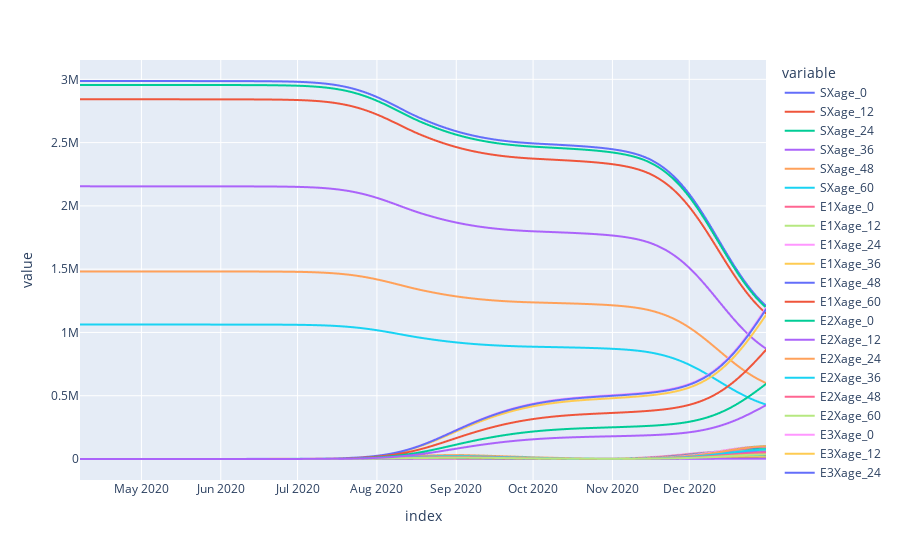

The code cell stored with this chart in its notebook:
### Code cell
m.get_outputs_df().plot()

### Figure 1 — Plotly figure (JSON) as saved in the notebook; plotly's stock layout.template omitted (floating-point values rounded to 4 significant figures; data arrays with more than 128 entries replaced by an {"elided": "..."} marker saying what was removed)
{"data": [{"hovertemplate": "variable=SXage_0<br>index=%{x}<br>value=%{y}<extra></extra>", "legendgroup": "SXage_0", "line": {"color": "#636efa", "dash": "solid"}, "marker": {"symbol": "circle"}, "mode": "lines", "name": "SXage_0", "showlegend": true, "type": "scattergl", "x": {"elided": "269 str values"}, "xaxis": "x", "y": {"elided": "269 float values"}, "yaxis": "y"}, {"hovertemplate": "variable=SXage_12<br>index=%{x}<br>value=%{y}<extra></extra>", "legendgroup": "SXage_12", "line": {"color": "#EF553B", "dash": "solid"}, "marker": {"symbol": "circle"}, "mode": "lines", "name": "SXage_12", "showlegend": true, "type": "scattergl", "x": {"elided": "269 str values"}, "xaxis": "x", "y": {"elided": "269 float values"}, "yaxis": "y"}, {"hovertemplate": "variable=SXage_24<br>index=%{x}<br>value=%{y}<extra></extra>", "legendgroup": "SXage_24", "line": {"color": "#00cc96", "dash": "solid"}, "marker": {"symbol": "circle"}, "mode": "lines", "name": "SXage_24", "showlegend": true, "type": "scattergl", "x": {"elided": "269 str values"}, "xaxis": "x", "y": {"elided": "269 float values"}, "yaxis": "y"}, {"hovertemplate": "variable=SXage_36<br>index=%{x}<br>value=%{y}<extra></extra>", "legendgroup": "SXage_36", "line": {"color": "#ab63fa", "dash": "solid"}, "marker": {"symbol": "circle"}, "mode": "lines", "name": "SXage_36", "showlegend": true, "type": "scattergl", "x": {"elided": "269 str values"}, "xaxis": "x", "y": {"elided": "269 float values"}, "yaxis": "y"}, {"hovertemplate": "variable=SXage_48<br>index=%{x}<br>value=%{y}<extra></extra>", "legendgroup": "SXage_48", "line": {"color": "#FFA15A", "dash": "solid"}, "marker": {"symbol": "circle"}, "mode": "lines", "name": "SXage_48", "showlegend": true, "type": "scattergl", "x": {"elided": "269 str values"}, "xaxis": "x", "y": {"elided": "269 float values"}, "yaxis": "y"}, {"hovertemplate": "variable=SXage_60<br>index=%{x}<br>value=%{y}<extra></extra>", "legendgroup": "SXage_60", "line": {"color": "#19d3f3", "dash": "solid"}, "marker": {"symbol": "circle"}, "mode": "lines", "name": "SXage_60", "showlegend": true, "type": "scattergl", "x": {"elided": "269 str values"}, "xaxis": "x", "y": {"elided": "269 float values"}, "yaxis": "y"}, {"hovertemplate": "variable=E1Xage_0<br>index=%{x}<br>value=%{y}<extra></extra>", "legendgroup": "E1Xage_0", "line": {"color": "#FF6692", "dash": "solid"}, "marker": {"symbol": "circle"}, "mode": "lines", "name": "E1Xage_0", "showlegend": true, "type": "scattergl", "x": {"elided": "269 str values"}, "xaxis": "x", "y": {"elided": "269 float values"}, "yaxis": "y"}, {"hovertemplate": "variable=E1Xage_12<br>index=%{x}<br>value=%{y}<extra></extra>", "legendgroup": "E1Xage_12", "line": {"color": "#B6E880", "dash": "solid"}, "marker": {"symbol": "circle"}, "mode": "lines", "name": "E1Xage_12", "showlegend": true, "type": "scattergl", "x": {"elided": "269 str values"}, "xaxis": "x", "y": {"elided": "269 float values"}, "yaxis": "y"}, {"hovertemplate": "variable=E1Xage_24<br>index=%{x}<br>value=%{y}<extra></extra>", "legendgroup": "E1Xage_24", "line": {"color": "#FF97FF", "dash": "solid"}, "marker": {"symbol": "circle"}, "mode": "lines", "name": "E1Xage_24", "showlegend": true, "type": "scattergl", "x": {"elided": "269 str values"}, "xaxis": "x", "y": {"elided": "269 float values"}, "yaxis": "y"}, {"hovertemplate": "variable=E1Xage_36<br>index=%{x}<br>value=%{y}<extra></extra>", "legendgroup": "E1Xage_36", "line": {"color": "#FECB52", "dash": "solid"}, "marker": {"symbol": "circle"}, "mode": "lines", "name": "E1Xage_36", "showlegend": true, "type": "scattergl", "x": {"elided": "269 str values"}, "xaxis": "x", "y": {"elided": "269 float values"}, "yaxis": "y"}, {"hovertemplate": "variable=E1Xage_48<br>index=%{x}<br>value=%{y}<extra></extra>", "legendgroup": "E1Xage_48", "line": {"color": "#636efa", "dash": "solid"}, "marker": {"symbol": "circle"}, "mode": "lines", "name": "E1Xage_48", "showlegend": true, "type": "scattergl", "x": {"elided": "269 str values"}, "xaxis": "x", "y": {"elided": "269 float values"}, "yaxis": "y"}, {"hovertemplate": "variable=E1Xage_60<br>index=%{x}<br>value=%{y}<extra></extra>", "legendgroup": "E1Xage_60", "line": {"color": "#EF553B", "dash": "solid"}, "marker": {"symbol": "circle"}, "mode": "lines", "name": "E1Xage_60", "showlegend": true, "type": "scattergl", "x": {"elided": "269 str values"}, "xaxis": "x", "y": {"elided": "269 float values"}, "yaxis": "y"}, {"hovertemplate": "variable=E2Xage_0<br>index=%{x}<br>value=%{y}<extra></extra>", "legendgroup": "E2Xage_0", "line": {"color": "#00cc96", "dash": "solid"}, "marker": {"symbol": "circle"}, "mode": "lines", "name": "E2Xage_0", "showlegend": true, "type": "scattergl", "x": {"elided": "269 str values"}, "xaxis": "x", "y": {"elided": "269 float values"}, "yaxis": "y"}, {"hovertemplate": "variable=E2Xage_12<br>index=%{x}<br>value=%{y}<extra></extra>", "legendgroup": "E2Xage_12", "line": {"color": "#ab63fa", "dash": "solid"}, "marker": {"symbol": "circle"}, "mode": "lines", "name": "E2Xage_12", "showlegend": true, "type": "scattergl", "x": {"elided": "269 str values"}, "xaxis": "x", "y": {"elided": "269 float values"}, "yaxis": "y"}, {"hovertemplate": "variable=E2Xage_24<br>index=%{x}<br>value=%{y}<extra></extra>", "legendgroup": "E2Xage_24", "line": {"color": "#FFA15A", "dash": "solid"}, "marker": {"symbol": "circle"}, "mode": "lines", "name": "E2Xage_24", "showlegend": true, "type": "scattergl", "x": {"elided": "269 str values"}, "xaxis": "x", "y": {"elided": "269 float values"}, "yaxis": "y"}, {"hovertemplate": "variable=E2Xage_36<br>index=%{x}<br>value=%{y}<extra></extra>", "legendgroup": "E2Xage_36", "line": {"color": "#19d3f3", "dash": "solid"}, "marker": {"symbol": "circle"}, "mode": "lines", "name": "E2Xage_36", "showlegend": true, "type": "scattergl", "x": {"elided": "269 str values"}, "xaxis": "x", "y": {"elided": "269 float values"}, "yaxis": "y"}, {"hovertemplate": "variable=E2Xage_48<br>index=%{x}<br>value=%{y}<extra></extra>", "legendgroup": "E2Xage_48", "line": {"color": "#FF6692", "dash": "solid"}, "marker": {"symbol": "circle"}, "mode": "lines", "name": "E2Xage_48", "showlegend": true, "type": "scattergl", "x": {"elided": "269 str values"}, "xaxis": "x", "y": {"elided": "269 float values"}, "yaxis": "y"}, {"hovertemplate": "variable=E2Xage_60<br>index=%{x}<br>value=%{y}<extra></extra>", "legendgroup": "E2Xage_60", "line": {"color": "#B6E880", "dash": "solid"}, "marker": {"symbol": "circle"}, "mode": "lines", "name": "E2Xage_60", "showlegend": true, "type": "scattergl", "x": {"elided": "269 str values"}, "xaxis": "x", "y": {"elided": "269 float values"}, "yaxis": "y"}, {"hovertemplate": "variable=E3Xage_0<br>index=%{x}<br>value=%{y}<extra></extra>", "legendgroup": "E3Xage_0", "line": {"color": "#FF97FF", "dash": "solid"}, "marker": {"symbol": "circle"}, "mode": "lines", "name": "E3Xage_0", "showlegend": true, "type": "scattergl", "x": {"elided": "269 str values"}, "xaxis": "x", "y": {"elided": "269 float values"}, "yaxis": "y"}, {"hovertemplate": "variable=E3Xage_12<br>index=%{x}<br>value=%{y}<extra></extra>", "legendgroup": "E3Xage_12", "line": {"color": "#FECB52", "dash": "solid"}, "marker": {"symbol": "circle"}, "mode": "lines", "name": "E3Xage_12", "showlegend": true, "type": "scattergl", "x": {"elided": "269 str values"}, "xaxis": "x", "y": {"elided": "269 float values"}, "yaxis": "y"}, {"hovertemplate": "variable=E3Xage_24<br>index=%{x}<br>value=%{y}<extra></extra>", "legendgroup": "E3Xage_24", "line": {"color": "#636efa", "dash": "solid"}, "marker": {"symbol": "circle"}, "mode": "lines", "name": "E3Xage_24", "showlegend": true, "type": "scattergl", "x": {"elided": "269 str values"}, "xaxis": "x", "y": {"elided": "269 float values"}, "yaxis": "y"}, {"hovertemplate": "variable=E3Xage_36<br>index=%{x}<br>value=%{y}<extra></extra>", "legendgroup": "E3Xage_36", "line": {"color": "#EF553B", "dash": "solid"}, "marker": {"symbol": "circle"}, "mode": "lines", "name": "E3Xage_36", "showlegend": true, "type": "scattergl", "x": {"elided": "269 str values"}, "xaxis": "x", "y": {"elided": "269 float values"}, "yaxis": "y"}, {"hovertemplate": "variable=E3Xage_48<br>index=%{x}<br>value=%{y}<extra></extra>", "legendgroup": "E3Xage_48", "line": {"color": "#00cc96", "dash": "solid"}, "marker": {"symbol": "circle"}, "mode": "lines", "name": "E3Xage_48", "showlegend": true, "type": "scattergl", "x": {"elided": "269 str values"}, "xaxis": "x", "y": {"elided": "269 float values"}, "yaxis": "y"}, {"hovertemplate": "variable=E3Xage_60<br>index=%{x}<br>value=%{y}<extra></extra>", "legendgroup": "E3Xage_60", "line": {"color": "#ab63fa", "dash": "solid"}, "marker": {"symbol": "circle"}, "mode": "lines", "name": "E3Xage_60", "showlegend": true, "type": "scattergl", "x": {"elided": "269 str values"}, "xaxis": "x", "y": {"elided": "269 float values"}, "yaxis": "y"}, {"hovertemplate": "variable=E4Xage_0<br>index=%{x}<br>value=%{y}<extra></extra>", "legendgroup": "E4Xage_0", "line": {"color": "#FFA15A", "dash": "solid"}, "marker": {"symbol": "circle"}, "mode": "lines", "name": "E4Xage_0", "showlegend": true, "type": "scattergl", "x": {"elided": "269 str values"}, "xaxis": "x", "y": {"elided": "269 float values"}, "yaxis": "y"}, {"hovertemplate": "variable=E4Xage_12<br>index=%{x}<br>value=%{y}<extra></extra>", "legendgroup": "E4Xage_12", "line": {"color": "#19d3f3", "dash": "solid"}, "marker": {"symbol": "circle"}, "mode": "lines", "name": "E4Xage_12", "showlegend": true, "type": "scattergl", "x": {"elided": "269 str values"}, "xaxis": "x", "y": {"elided": "269 float values"}, "yaxis": "y"}, {"hovertemplate": "variable=E4Xage_24<br>index=%{x}<br>value=%{y}<extra></extra>", "legendgroup": "E4Xage_24", "line": {"color": "#FF6692", "dash": "solid"}, "marker": {"symbol": "circle"}, "mode": "lines", "name": "E4Xage_24", "showlegend": true, "type": "scattergl", "x": {"elided": "269 str values"}, "xaxis": "x", "y": {"elided": "269 float values"}, "yaxis": "y"}, {"hovertemplate": "variable=E4Xage_36<br>index=%{x}<br>value=%{y}<extra></extra>", "legendgroup": "E4Xage_36", "line": {"color": "#B6E880", "dash": "solid"}, "marker": {"symbol": "circle"}, "mode": "lines", "name": "E4Xage_36", "showlegend": true, "type": "scattergl", "x": {"elided": "269 str values"}, "xaxis": "x", "y": {"elided": "269 float values"}, "yaxis": "y"}, {"hovertemplate": "variable=E4Xage_48<br>index=%{x}<br>value=%{y}<extra></extra>", "legendgroup": "E4Xage_48", "line": {"color": "#FF97FF", "dash": "solid"}, "marker": {"symbol": "circle"}, "mode": "lines", "name": "E4Xage_48", "showlegend": true, "type": "scattergl", "x": {"elided": "269 str values"}, "xaxis": "x", "y": {"elided": "269 float values"}, "yaxis": "y"}, {"hovertemplate": "variable=E4Xage_60<br>index=%{x}<br>value=%{y}<extra></extra>", "legendgroup": "E4Xage_60", "line": {"color": "#FECB52", "dash": "solid"}, "marker": {"symbol": "circle"}, "mode": "lines", "name": "E4Xage_60", "showlegend": true, "type": "scattergl", "x": {"elided": "269 str values"}, "xaxis": "x", "y": {"elided": "269 float values"}, "yaxis": "y"}, {"hovertemplate": "variable=I1Xage_0<br>index=%{x}<br>value=%{y}<extra></extra>", "legendgroup": "I1Xage_0", "line": {"color": "#636efa", "dash": "solid"}, "marker": {"symbol": "circle"}, "mode": "lines", "name": "I1Xage_0", "showlegend": true, "type": "scattergl", "x": {"elided": "269 str values"}, "xaxis": "x", "y": {"elided": "269 float values"}, "yaxis": "y"}, {"hovertemplate": "variable=I1Xage_12<br>index=%{x}<br>value=%{y}<extra></extra>", "legendgroup": "I1Xage_12", "line": {"color": "#EF553B", "dash": "solid"}, "marker": {"symbol": "circle"}, "mode": "lines", "name": "I1Xage_12", "showlegend": true, "type": "scattergl", "x": {"elided": "269 str values"}, "xaxis": "x", "y": {"elided": "269 float values"}, "yaxis": "y"}, {"hovertemplate": "variable=I1Xage_24<br>index=%{x}<br>value=%{y}<extra></extra>", "legendgroup": "I1Xage_24", "line": {"color": "#00cc96", "dash": "solid"}, "marker": {"symbol": "circle"}, "mode": "lines", "name": "I1Xage_24", "showlegend": true, "type": "scattergl", "x": {"elided": "269 str values"}, "xaxis": "x", "y": {"elided": "269 float values"}, "yaxis": "y"}, {"hovertemplate": "variable=I1Xage_36<br>index=%{x}<br>value=%{y}<extra></extra>", "legendgroup": "I1Xage_36", "line": {"color": "#ab63fa", "dash": "solid"}, "marker": {"symbol": "circle"}, "mode": "lines", "name": "I1Xage_36", "showlegend": true, "type": "scattergl", "x": {"elided": "269 str values"}, "xaxis": "x", "y": {"elided": "269 float values"}, "yaxis": "y"}, {"hovertemplate": "variable=I1Xage_48<br>index=%{x}<br>value=%{y}<extra></extra>", "legendgroup": "I1Xage_48", "line": {"color": "#FFA15A", "dash": "solid"}, "marker": {"symbol": "circle"}, "mode": "lines", "name": "I1Xage_48", "showlegend": true, "type": "scattergl", "x": {"elided": "269 str values"}, "xaxis": "x", "y": {"elided": "269 float values"}, "yaxis": "y"}, {"hovertemplate": "variable=I1Xage_60<br>index=%{x}<br>value=%{y}<extra></extra>", "legendgroup": "I1Xage_60", "line": {"color": "#19d3f3", "dash": "solid"}, "marker": {"symbol": "circle"}, "mode": "lines", "name": "I1Xage_60", "showlegend": true, "type": "scattergl", "x": {"elided": "269 str values"}, "xaxis": "x", "y": {"elided": "269 float values"}, "yaxis": "y"}, {"hovertemplate": "variable=I2Xage_0<br>index=%{x}<br>value=%{y}<extra></extra>", "legendgroup": "I2Xage_0", "line": {"color": "#FF6692", "dash": "solid"}, "marker": {"symbol": "circle"}, "mode": "lines", "name": "I2Xage_0", "showlegend": true, "type": "scattergl", "x": {"elided": "269 str values"}, "xaxis": "x", "y": {"elided": "269 float values"}, "yaxis": "y"}, {"hovertemplate": "variable=I2Xage_12<br>index=%{x}<br>value=%{y}<extra></extra>", "legendgroup": "I2Xage_12", "line": {"color": "#B6E880", "dash": "solid"}, "marker": {"symbol": "circle"}, "mode": "lines", "name": "I2Xage_12", "showlegend": true, "type": "scattergl", "x": {"elided": "269 str values"}, "xaxis": "x", "y": {"elided": "269 float values"}, "yaxis": "y"}, {"hovertemplate": "variable=I2Xage_24<br>index=%{x}<br>value=%{y}<extra></extra>", "legendgroup": "I2Xage_24", "line": {"color": "#FF97FF", "dash": "solid"}, "marker": {"symbol": "circle"}, "mode": "lines", "name": "I2Xage_24", "showlegend": true, "type": "scattergl", "x": {"elided": "269 str values"}, "xaxis": "x", "y": {"elided": "269 float values"}, "yaxis": "y"}, {"hovertemplate": "variable=I2Xage_36<br>index=%{x}<br>value=%{y}<extra></extra>", "legendgroup": "I2Xage_36", "line": {"color": "#FECB52", "dash": "solid"}, "marker": {"symbol": "circle"}, "mode": "lines", "name": "I2Xage_36", "showlegend": true, "type": "scattergl", "x": {"elided": "269 str values"}, "xaxis": "x", "y": {"elided": "269 float values"}, "yaxis": "y"}, {"hovertemplate": "variable=I2Xage_48<br>index=%{x}<br>value=%{y}<extra></extra>", "legendgroup": "I2Xage_48", "line": {"color": "#636efa", "dash": "solid"}, "marker": {"symbol": "circle"}, "mode": "lines", "name": "I2Xage_48", "showlegend": true, "type": "scattergl", "x": {"elided": "269 str values"}, "xaxis": "x", "y": {"elided": "269 float values"}, "yaxis": "y"}, {"hovertemplate": "variable=I2Xage_60<br>index=%{x}<br>value=%{y}<extra></extra>", "legendgroup": "I2Xage_60", "line": {"color": "#EF553B", "dash": "solid"}, "marker": {"symbol": "circle"}, "mode": "lines", "name": "I2Xage_60", "showlegend": true, "type": "scattergl", "x": {"elided": "269 str values"}, "xaxis": "x", "y": {"elided": "269 float values"}, "yaxis": "y"}, {"hovertemplate": "variable=I3Xage_0<br>index=%{x}<br>value=%{y}<extra></extra>", "legendgroup": "I3Xage_0", "line": {"color": "#00cc96", "dash": "solid"}, "marker": {"symbol": "circle"}, "mode": "lines", "name": "I3Xage_0", "showlegend": true, "type": "scattergl", "x": {"elided": "269 str values"}, "xaxis": "x", "y": {"elided": "269 float values"}, "yaxis": "y"}, {"hovertemplate": "variable=I3Xage_12<br>index=%{x}<br>value=%{y}<extra></extra>", "legendgroup": "I3Xage_12", "line": {"color": "#ab63fa", "dash": "solid"}, "marker": {"symbol": "circle"}, "mode": "lines", "name": "I3Xage_12", "showlegend": true, "type": "scattergl", "x": {"elided": "269 str values"}, "xaxis": "x", "y": {"elided": "269 float values"}, "yaxis": "y"}, {"hovertemplate": "variable=I3Xage_24<br>index=%{x}<br>value=%{y}<extra></extra>", "legendgroup": "I3Xage_24", "line": {"color": "#FFA15A", "dash": "solid"}, "marker": {"symbol": "circle"}, "mode": "lines", "name": "I3Xage_24", "showlegend": true, "type": "scattergl", "x": {"elided": "269 str values"}, "xaxis": "x", "y": {"elided": "269 float values"}, "yaxis": "y"}, {"hovertemplate": "variable=I3Xage_36<br>index=%{x}<br>value=%{y}<extra></extra>", "legendgroup": "I3Xage_36", "line": {"color": "#19d3f3", "dash": "solid"}, "marker": {"symbol": "circle"}, "mode": "lines", "name": "I3Xage_36", "showlegend": true, "type": "scattergl", "x": {"elided": "269 str values"}, "xaxis": "x", "y": {"elided": "269 float values"}, "yaxis": "y"}, {"hovertemplate": "variable=I3Xage_48<br>index=%{x}<br>value=%{y}<extra></extra>", "legendgroup": "I3Xage_48", "line": {"color": "#FF6692", "dash": "solid"}, "marker": {"symbol": "circle"}, "mode": "lines", "name": "I3Xage_48", "showlegend": true, "type": "scattergl", "x": {"elided": "269 str values"}, "xaxis": "x", "y": {"elided": "269 float values"}, "yaxis": "y"}, {"hovertemplate": "variable=I3Xage_60<br>index=%{x}<br>value=%{y}<extra></extra>", "legendgroup": "I3Xage_60", "line": {"color": "#B6E880", "dash": "solid"}, "marker": {"symbol": "circle"}, "mode": "lines", "name": "I3Xage_60", "showlegend": true, "type": "scattergl", "x": {"elided": "269 str values"}, "xaxis": "x", "y": {"elided": "269 float values"}, "yaxis": "y"}, {"hovertemplate": "variable=I4Xage_0<br>index=%{x}<br>value=%{y}<extra></extra>", "legendgroup": "I4Xage_0", "line": {"color": "#FF97FF", "dash": "solid"}, "marker": {"symbol": "circle"}, "mode": "lines", "name": "I4Xage_0", "showlegend": true, "type": "scattergl", "x": {"elided": "269 str values"}, "xaxis": "x", "y": {"elided": "269 float values"}, "yaxis": "y"}, {"hovertemplate": "variable=I4Xage_12<br>index=%{x}<br>value=%{y}<extra></extra>", "legendgroup": "I4Xage_12", "line": {"color": "#FECB52", "dash": "solid"}, "marker": {"symbol": "circle"}, "mode": "lines", "name": "I4Xage_12", "showlegend": true, "type": "scattergl", "x": {"elided": "269 str values"}, "xaxis": "x", "y": {"elided": "269 float values"}, "yaxis": "y"}, {"hovertemplate": "variable=I4Xage_24<br>index=%{x}<br>value=%{y}<extra></extra>", "legendgroup": "I4Xage_24", "line": {"color": "#636efa", "dash": "solid"}, "marker": {"symbol": "circle"}, "mode": "lines", "name": "I4Xage_24", "showlegend": true, "type": "scattergl", "x": {"elided": "269 str values"}, "xaxis": "x", "y": {"elided": "269 float values"}, "yaxis": "y"}, {"hovertemplate": "variable=I4Xage_36<br>index=%{x}<br>value=%{y}<extra></extra>", "legendgroup": "I4Xage_36", "line": {"color": "#EF553B", "dash": "solid"}, "marker": {"symbol": "circle"}, "mode": "lines", "name": "I4Xage_36", "showlegend": true, "type": "scattergl", "x": {"elided": "269 str values"}, "xaxis": "x", "y": {"elided": "269 float values"}, "yaxis": "y"}, {"hovertemplate": "variable=I4Xage_48<br>index=%{x}<br>value=%{y}<extra></extra>", "legendgroup": "I4Xage_48", "line": {"color": "#00cc96", "dash": "solid"}, "marker": {"symbol": "circle"}, "mode": "lines", "name": "I4Xage_48", "showlegend": true, "type": "scattergl", "x": {"elided": "269 str values"}, "xaxis": "x", "y": {"elided": "269 float values"}, "yaxis": "y"}, {"hovertemplate": "variable=I4Xage_60<br>index=%{x}<br>value=%{y}<extra></extra>", "legendgroup": "I4Xage_60", "line": {"color": "#ab63fa", "dash": "solid"}, "marker": {"symbol": "circle"}, "mode": "lines", "name": "I4Xage_60", "showlegend": true, "type": "scattergl", "x": {"elided": "269 str values"}, "xaxis": "x", "y": {"elided": "269 float values"}, "yaxis": "y"}, {"hovertemplate": "variable=Q1Xage_0<br>index=%{x}<br>value=%{y}<extra></extra>", "legendgroup": "Q1Xage_0", "line": {"color": "#FFA15A", "dash": "solid"}, "marker": {"symbol": "circle"}, "mode": "lines", "name": "Q1Xage_0", "showlegend": true, "type": "scattergl", "x": {"elided": "269 str values"}, "xaxis": "x", "y": {"elided": "269 float values"}, "yaxis": "y"}, {"hovertemplate": "variable=Q1Xage_12<br>index=%{x}<br>value=%{y}<extra></extra>", "legendgroup": "Q1Xage_12", "line": {"color": "#19d3f3", "dash": "solid"}, "marker": {"symbol": "circle"}, "mode": "lines", "name": "Q1Xage_12", "showlegend": true, "type": "scattergl", "x": {"elided": "269 str values"}, "xaxis": "x", "y": {"elided": "269 float values"}, "yaxis": "y"}, {"hovertemplate": "variable=Q1Xage_24<br>index=%{x}<br>value=%{y}<extra></extra>", "legendgroup": "Q1Xage_24", "line": {"color": "#FF6692", "dash": "solid"}, "marker": {"symbol": "circle"}, "mode": "lines", "name": "Q1Xage_24", "showlegend": true, "type": "scattergl", "x": {"elided": "269 str values"}, "xaxis": "x", "y": {"elided": "269 float values"}, "yaxis": "y"}, {"hovertemplate": "variable=Q1Xage_36<br>index=%{x}<br>value=%{y}<extra></extra>", "legendgroup": "Q1Xage_36", "line": {"color": "#B6E880", "dash": "solid"}, "marker": {"symbol": "circle"}, "mode": "lines", "name": "Q1Xage_36", "showlegend": true, "type": "scattergl", "x": {"elided": "269 str values"}, "xaxis": "x", "y": {"elided": "269 float values"}, "yaxis": "y"}, {"hovertemplate": "variable=Q1Xage_48<br>index=%{x}<br>value=%{y}<extra></extra>", "legendgroup": "Q1Xage_48", "line": {"color": "#FF97FF", "dash": "solid"}, "marker": {"symbol": "circle"}, "mode": "lines", "name": "Q1Xage_48", "showlegend": true, "type": "scattergl", "x": {"elided": "269 str values"}, "xaxis": "x", "y": {"elided": "269 float values"}, "yaxis": "y"}, {"hovertemplate": "variable=Q1Xage_60<br>index=%{x}<br>value=%{y}<extra></extra>", "legendgroup": "Q1Xage_60", "line": {"color": "#FECB52", "dash": "solid"}, "marker": {"symbol": "circle"}, "mode": "lines", "name": "Q1Xage_60", "showlegend": true, "type": "scattergl", "x": {"elided": "269 str values"}, "xaxis": "x", "y": {"elided": "269 float values"}, "yaxis": "y"}, {"hovertemplate": "variable=Q2Xage_0<br>index=%{x}<br>value=%{y}<extra></extra>", "legendgroup": "Q2Xage_0", "line": {"color": "#636efa", "dash": "solid"}, "marker": {"symbol": "circle"}, "mode": "lines", "name": "Q2Xage_0", "showlegend": true, "type": "scattergl", "x": {"elided": "269 str values"}, "xaxis": "x", "y": {"elided": "269 float values"}, "yaxis": "y"}, {"hovertemplate": "variable=Q2Xage_12<br>index=%{x}<br>value=%{y}<extra></extra>", "legendgroup": "Q2Xage_12", "line": {"color": "#EF553B", "dash": "solid"}, "marker": {"symbol": "circle"}, "mode": "lines", "name": "Q2Xage_12", "showlegend": true, "type": "scattergl", "x": {"elided": "269 str values"}, "xaxis": "x", "y": {"elided": "269 float values"}, "yaxis": "y"}, {"hovertemplate": "variable=Q2Xage_24<br>index=%{x}<br>value=%{y}<extra></extra>", "legendgroup": "Q2Xage_24", "line": {"color": "#00cc96", "dash": "solid"}, "marker": {"symbol": "circle"}, "mode": "lines", "name": "Q2Xage_24", "showlegend": true, "type": "scattergl", "x": {"elided": "269 str values"}, "xaxis": "x", "y": {"elided": "269 float values"}, "yaxis": "y"}, {"hovertemplate": "variable=Q2Xage_36<br>index=%{x}<br>value=%{y}<extra></extra>", "legendgroup": "Q2Xage_36", "line": {"color": "#ab63fa", "dash": "solid"}, "marker": {"symbol": "circle"}, "mode": "lines", "name": "Q2Xage_36", "showlegend": true, "type": "scattergl", "x": {"elided": "269 str values"}, "xaxis": "x", "y": {"elided": "269 float values"}, "yaxis": "y"}, {"hovertemplate": "variable=Q2Xage_48<br>index=%{x}<br>value=%{y}<extra></extra>", "legendgroup": "Q2Xage_48", "line": {"color": "#FFA15A", "dash": "solid"}, "marker": {"symbol": "circle"}, "mode": "lines", "name": "Q2Xage_48", "showlegend": true, "type": "scattergl", "x": {"elided": "269 str values"}, "xaxis": "x", "y": {"elided": "269 float values"}, "yaxis": "y"}, {"hovertemplate": "variable=Q2Xage_60<br>index=%{x}<br>value=%{y}<extra></extra>", "legendgroup": "Q2Xage_60", "line": {"color": "#19d3f3", "dash": "solid"}, "marker": {"symbol": "circle"}, "mode": "lines", "name": "Q2Xage_60", "showlegend": true, "type": "scattergl", "x": {"elided": "269 str values"}, "xaxis": "x", "y": {"elided": "269 float values"}, "yaxis": "y"}, {"hovertemplate": "variable=Q3Xage_0<br>index=%{x}<br>value=%{y}<extra></extra>", "legendgroup": "Q3Xage_0", "line": {"color": "#FF6692", "dash": "solid"}, "marker": {"symbol": "circle"}, "mode": "lines", "name": "Q3Xage_0", "showlegend": true, "type": "scattergl", "x": {"elided": "269 str values"}, "xaxis": "x", "y": {"elided": "269 float values"}, "yaxis": "y"}, {"hovertemplate": "variable=Q3Xage_12<br>index=%{x}<br>value=%{y}<extra></extra>", "legendgroup": "Q3Xage_12", "line": {"color": "#B6E880", "dash": "solid"}, "marker": {"symbol": "circle"}, "mode": "lines", "name": "Q3Xage_12", "showlegend": true, "type": "scattergl", "x": {"elided": "269 str values"}, "xaxis": "x", "y": {"elided": "269 float values"}, "yaxis": "y"}, {"hovertemplate": "variable=Q3Xage_24<br>index=%{x}<br>value=%{y}<extra></extra>", "legendgroup": "Q3Xage_24", "line": {"color": "#FF97FF", "dash": "solid"}, "marker": {"symbol": "circle"}, "mode": "lines", "name": "Q3Xage_24", "showlegend": true, "type": "scattergl", "x": {"elided": "269 str values"}, "xaxis": "x", "y": {"elided": "269 float values"}, "yaxis": "y"}, {"hovertemplate": "variable=Q3Xage_36<br>index=%{x}<br>value=%{y}<extra></extra>", "legendgroup": "Q3Xage_36", "line": {"color": "#FECB52", "dash": "solid"}, "marker": {"symbol": "circle"}, "mode": "lines", "name": "Q3Xage_36", "showlegend": true, "type": "scattergl", "x": {"elided": "269 str values"}, "xaxis": "x", "y": {"elided": "269 float values"}, "yaxis": "y"}, {"hovertemplate": "variable=Q3Xage_48<br>index=%{x}<br>value=%{y}<extra></extra>", "legendgroup": "Q3Xage_48", "line": {"color": "#636efa", "dash": "solid"}, "marker": {"symbol": "circle"}, "mode": "lines", "name": "Q3Xage_48", "showlegend": true, "type": "scattergl", "x": {"elided": "269 str values"}, "xaxis": "x", "y": {"elided": "269 float values"}, "yaxis": "y"}, {"hovertemplate": "variable=Q3Xage_60<br>index=%{x}<br>value=%{y}<extra></extra>", "legendgroup": "Q3Xage_60", "line": {"color": "#EF553B", "dash": "solid"}, "marker": {"symbol": "circle"}, "mode": "lines", "name": "Q3Xage_60", "showlegend": true, "type": "scattergl", "x": {"elided": "269 str values"}, "xaxis": "x", "y": {"elided": "269 float values"}, "yaxis": "y"}, {"hovertemplate": "variable=Q4Xage_0<br>index=%{x}<br>value=%{y}<extra></extra>", "legendgroup": "Q4Xage_0", "line": {"color": "#00cc96", "dash": "solid"}, "marker": {"symbol": "circle"}, "mode": "lines", "name": "Q4Xage_0", "showlegend": true, "type": "scattergl", "x": {"elided": "269 str values"}, "xaxis": "x", "y": {"elided": "269 float values"}, "yaxis": "y"}, {"hovertemplate": "variable=Q4Xage_12<br>index=%{x}<br>value=%{y}<extra></extra>", "legendgroup": "Q4Xage_12", "line": {"color": "#ab63fa", "dash": "solid"}, "marker": {"symbol": "circle"}, "mode": "lines", "name": "Q4Xage_12", "showlegend": true, "type": "scattergl", "x": {"elided": "269 str values"}, "xaxis": "x", "y": {"elided": "269 float values"}, "yaxis": "y"}, {"hovertemplate": "variable=Q4Xage_24<br>index=%{x}<br>value=%{y}<extra></extra>", "legendgroup": "Q4Xage_24", "line": {"color": "#FFA15A", "dash": "solid"}, "marker": {"symbol": "circle"}, "mode": "lines", "name": "Q4Xage_24", "showlegend": true, "type": "scattergl", "x": {"elided": "269 str values"}, "xaxis": "x", "y": {"elided": "269 float values"}, "yaxis": "y"}, {"hovertemplate": "variable=Q4Xage_36<br>index=%{x}<br>value=%{y}<extra></extra>", "legendgroup": "Q4Xage_36", "line": {"color": "#19d3f3", "dash": "solid"}, "marker": {"symbol": "circle"}, "mode": "lines", "name": "Q4Xage_36", "showlegend": true, "type": "scattergl", "x": {"elided": "269 str values"}, "xaxis": "x", "y": {"elided": "269 float values"}, "yaxis": "y"}, {"hovertemplate": "variable=Q4Xage_48<br>index=%{x}<br>value=%{y}<extra></extra>", "legendgroup": "Q4Xage_48", "line": {"color": "#FF6692", "dash": "solid"}, "marker": {"symbol": "circle"}, "mode": "lines", "name": "Q4Xage_48", "showlegend": true, "type": "scattergl", "x": {"elided": "269 str values"}, "xaxis": "x", "y": {"elided": "269 float values"}, "yaxis": "y"}, {"hovertemplate": "variable=Q4Xage_60<br>index=%{x}<br>value=%{y}<extra></extra>", "legendgroup": "Q4Xage_60", "line": {"color": "#B6E880", "dash": "solid"}, "marker": {"symbol": "circle"}, "mode": "lines", "name": "Q4Xage_60", "showlegend": true, "type": "scattergl", "x": {"elided": "269 str values"}, "xaxis": "x", "y": {"elided": "269 float values"}, "yaxis": "y"}, {"hovertemplate": "variable=RXage_0<br>index=%{x}<br>value=%{y}<extra></extra>", "legendgroup": "RXage_0", "line": {"color": "#FF97FF", "dash": "solid"}, "marker": {"symbol": "circle"}, "mode": "lines", "name": "RXage_0", "showlegend": true, "type": "scattergl", "x": {"elided": "269 str values"}, "xaxis": "x", "y": {"elided": "269 float values"}, "yaxis": "y"}, {"hovertemplate": "variable=RXage_12<br>index=%{x}<br>value=%{y}<extra></extra>", "legendgroup": "RXage_12", "line": {"color": "#FECB52", "dash": "solid"}, "marker": {"symbol": "circle"}, "mode": "lines", "name": "RXage_12", "showlegend": true, "type": "scattergl", "x": {"elided": "269 str values"}, "xaxis": "x", "y": {"elided": "269 float values"}, "yaxis": "y"}, {"hovertemplate": "variable=RXage_24<br>index=%{x}<br>value=%{y}<extra></extra>", "legendgroup": "RXage_24", "line": {"color": "#636efa", "dash": "solid"}, "marker": {"symbol": "circle"}, "mode": "lines", "name": "RXage_24", "showlegend": true, "type": "scattergl", "x": {"elided": "269 str values"}, "xaxis": "x", "y": {"elided": "269 float values"}, "yaxis": "y"}, {"hovertemplate": "variable=RXage_36<br>index=%{x}<br>value=%{y}<extra></extra>", "legendgroup": "RXage_36", "line": {"color": "#EF553B", "dash": "solid"}, "marker": {"symbol": "circle"}, "mode": "lines", "name": "RXage_36", "showlegend": true, "type": "scattergl", "x": {"elided": "269 str values"}, "xaxis": "x", "y": {"elided": "269 float values"}, "yaxis": "y"}, {"hovertemplate": "variable=RXage_48<br>index=%{x}<br>value=%{y}<extra></extra>", "legendgroup": "RXage_48", "line": {"color": "#00cc96", "dash": "solid"}, "marker": {"symbol": "circle"}, "mode": "lines", "name": "RXage_48", "showlegend": true, "type": "scattergl", "x": {"elided": "269 str values"}, "xaxis": "x", "y": {"elided": "269 float values"}, "yaxis": "y"}, {"hovertemplate": "variable=RXage_60<br>index=%{x}<br>value=%{y}<extra></extra>", "legendgroup": "RXage_60", "line": {"color": "#ab63fa", "dash": "solid"}, "marker": {"symbol": "circle"}, "mode": "lines", "name": "RXage_60", "showlegend": true, "type": "scattergl", "x": {"elided": "269 str values"}, "xaxis": "x", "y": {"elided": "269 float values"}, "yaxis": "y"}], "layout": {"legend": {"title": {"text": "variable"}, "tracegroupgap": 0}, "margin": {"t": 60}, "xaxis": {"anchor": "y", "domain": [0, 1], "title": {"text": "index"}}, "yaxis": {"anchor": "x", "domain": [0, 1], "title": {"text": "value"}}}}
